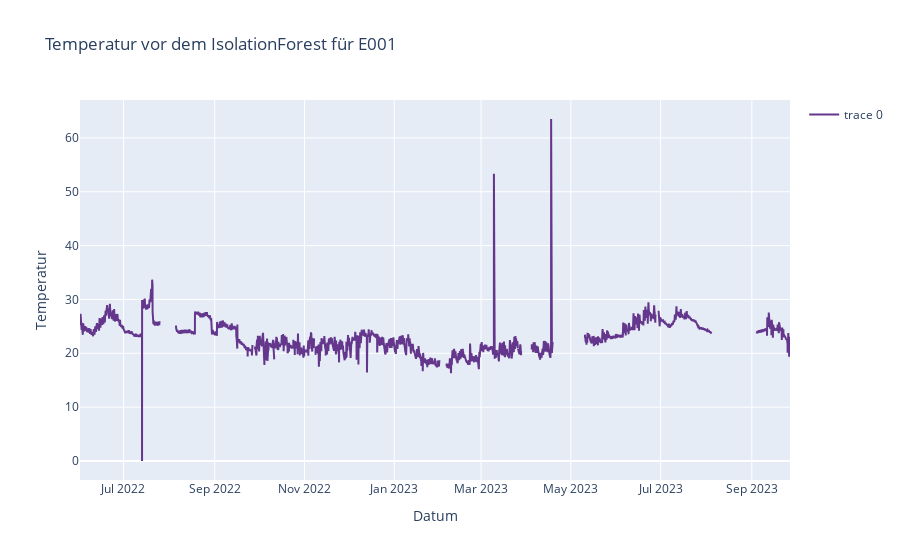

Here is the notebook cell this chart was saved with:
### Code cell
df_anomalie = df[df["room_number"] == "e001"]
df_anomalie = resample_dataframes(df_anomalie[features], "h")
fig = go.Figure()

fig.add_trace(go.Scatter(
    x=df_anomalie.date_time,
    y=df_anomalie.tmp,
    marker_color='#64378C'
))
fig.update_layout(
    title='Temperatur vor dem IsolationForest für E001',
    xaxis_title='Datum',
    yaxis_title='Temperatur',
    showlegend=True
)
fig.show()

### Figure 1 — Plotly figure (JSON) as saved in the notebook; plotly's stock layout.template omitted (floating-point values rounded to 4 significant figures; data arrays with more than 128 entries replaced by an {"elided": "..."} marker saying what was removed)
{"data": [{"marker": {"color": "#64378C"}, "type": "scatter", "x": {"elided": "11581 str values"}, "y": {"elided": "11581 float values"}}], "layout": {"showlegend": true, "title": {"text": "Temperatur vor dem IsolationForest für E001"}, "xaxis": {"title": {"text": "Datum"}}, "yaxis": {"title": {"text": "Temperatur"}}}}
